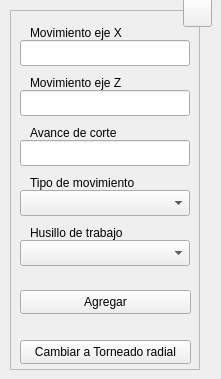
  <widget class="QWidget" name="centralwidget">
   <widget class="QFrame" name="frame">
    <property name="geometry">
     <rect>
      <x>10</x>
      <y>10</y>
      <width>190</width>
      <height>360</height>
     </rect>
    </property>
    <property name="sizePolicy">
     <sizepolicy hsizetype="Fixed" vsizetype="Fixed">
      <horstretch>0</horstretch>
      <verstretch>0</verstretch>
     </sizepolicy>
    </property>
    <property name="minimumSize">
     <size>
      <width>190</width>
      <height>360</height>
     </size>
    </property>
    <property name="maximumSize">
     <size>
      <width>190</width>
      <height>360</height>
     </size>
    </property>
    <property name="frameShape">
     <enum>QFrame::StyledPanel</enum>
    </property>
    <property name="frameShadow">
     <enum>QFrame::Raised</enum>
    </property>
    <widget class="QLineEdit" name="tbx_xin">
     <property name="geometry">
      <rect>
       <x>10</x>
       <y>30</y>
       <width>170</width>
       <height>26</height>
      </rect>
     </property>
     <property name="minimumSize">
      <size>
       <width>170</width>
       <height>0</height>
      </size>
     </property>
     <property name="maximumSize">
      <size>
       <width>170</width>
       <height>16777215</height>
      </size>
     </property>
     <property name="toolTip">
      <string>Digite la dimensión del movimiento en el eje X</string>
     </property>
     <property name="statusTip">
      <string/>
     </property>
     <property name="alignment">
      <set>Qt::AlignCenter</set>
     </property>
     <property name="placeholderText">
      <string/>
     </property>
    </widget>
    <widget class="QLabel" name="lbl_xin">
     <property name="enabled">
      <bool>true</bool>
     </property>
     <property name="geometry">
      <rect>
       <x>20</x>
       <y>10</y>
       <width>105</width>
       <height>26</height>
      </rect>
     </property>
     <property name="text">
      <string>Movimiento eje X</string>
     </property>
     <property name="buddy">
      <cstring>lbl_xin</cstring>
     </property>
    </widget>
    <widget class="QPushButton" name="btn_save">
     <property name="geometry">
      <rect>
       <x>10</x>
       <y>280</y>
       <width>171</width>
       <height>24</height>
      </rect>
     </property>
     <property name="sizePolicy">
      <sizepolicy hsizetype="Expanding" vsizetype="Expanding">
       <horstretch>0</horstretch>
       <verstretch>0</verstretch>
      </sizepolicy>
     </property>
     <property name="minimumSize">
      <size>
       <width>88</width>
       <height>0</height>
      </size>
     </property>
     <property name="toolTip">
      <string>Agregar los datos al programa CNC</string>
     </property>
     <property name="statusTip">
      <string/>
     </property>
     <property name="text">
      <string>Agregar</string>
     </property>
     <property name="shortcut">
      <string>Ctrl+S</string>
     </property>
     <property name="autoDefault">
      <bool>true</bool>
     </property>
    </widget>
    <widget class="QLabel" name="lbl_mov">
     <property name="enabled">
      <bool>true</bool>
     </property>
     <property name="geometry">
      <rect>
       <x>20</x>
       <y>160</y>
       <width>118</width>
       <height>26</height>
      </rect>
     </property>
     <property name="text">
      <string>Tipo de movimiento</string>
     </property>
     <property name="buddy">
      <cstring>lbl_mov</cstring>
     </property>
    </widget>
    <widget class="QComboBox" name="cbx_mov">
     <property name="geometry">
      <rect>
       <x>10</x>
       <y>180</y>
       <width>170</width>
       <height>26</height>
      </rect>
     </property>
     <property name="minimumSize">
      <size>
       <width>170</width>
       <height>26</height>
      </size>
     </property>
     <property name="maximumSize">
      <size>
       <width>170</width>
       <height>16777215</height>
      </size>
     </property>
     <property name="toolTip">
      <string>Seleccione el tipo de movimiento a ejecutar</string>
     </property>
    </widget>
    <widget class="QComboBox" name="cbx_sde">
     <property name="geometry">
      <rect>
       <x>10</x>
       <y>230</y>
       <width>170</width>
       <height>26</height>
      </rect>
     </property>
     <property name="minimumSize">
      <size>
       <width>170</width>
       <height>26</height>
      </size>
     </property>
     <property name="maximumSize">
      <size>
       <width>170</width>
       <height>16777215</height>
      </size>
     </property>
     <property name="toolTip">
      <string>Seleccione el husillo de trabajo a utilizar</string>
     </property>
    </widget>
    <widget class="QLabel" name="lbl_sde">
     <property name="enabled">
      <bool>true</bool>
     </property>
     <property name="geometry">
      <rect>
       <x>20</x>
       <y>210</y>
       <width>103</width>
       <height>26</height>
      </rect>
     </property>
     <property name="text">
      <string>Husillo de trabajo</string>
     </property>
     <property name="buddy">
      <cstring>lbl_mov</cstring>
     </property>
    </widget>
    <widget class="QLineEdit" name="tbx_zin">
     <property name="geometry">
      <rect>
       <x>10</x>
       <y>80</y>
       <width>170</width>
       <height>26</height>
      </rect>
     </property>
     <property name="minimumSize">
      <size>
       <width>170</width>
       <height>0</height>
      </size>
     </property>
     <property name="maximumSize">
      <size>
       <width>170</width>
       <height>16777215</height>
      </size>
     </property>
     <property name="toolTip">
      <string>Digite la dimensión del movimiento en el eje Z</string>
     </property>
     <property name="statusTip">
      <string/>
     </property>
     <property name="alignment">
      <set>Qt::AlignCenter</set>
     </property>
     <property name="placeholderText">
      <string/>
     </property>
    </widget>
    <widget class="QLabel" name="lbl_zin">
     <property name="enabled">
      <bool>true</bool>
     </property>
     <property name="geometry">
      <rect>
       <x>20</x>
       <y>60</y>
       <width>105</width>
       <height>26</height>
      </rect>
     </property>
     <property name="text">
      <string>Movimiento eje Z</string>
     </property>
     <property name="buddy">
      <cstring>lbl_xin</cstring>
     </property>
    </widget>
    <widget class="QLineEdit" name="tbx_fed">
     <property name="geometry">
      <rect>
       <x>10</x>
       <y>130</y>
       <width>170</width>
       <height>26</height>
      </rect>
     </property>
     <property name="minimumSize">
      <size>
       <width>170</width>
       <height>0</height>
      </size>
     </property>
     <property name="maximumSize">
      <size>
       <width>170</width>
       <height>16777215</height>
      </size>
     </property>
     <property name="toolTip">
      <string>Digite la velocidad de avance de corte</string>
     </property>
     <property name="statusTip">
      <string/>
     </property>
     <property name="alignment">
      <set>Qt::AlignCenter</set>
     </property>
     <property name="placeholderText">
      <string/>
     </property>
    </widget>
    <widget class="QLabel" name="lbl_fed">
     <property name="enabled">
      <bool>true</bool>
     </property>
     <property name="geometry">
      <rect>
       <x>20</x>
       <y>110</y>
       <width>98</width>
       <height>26</height>
      </rect>
     </property>
     <property name="text">
      <string>Avance de corte</string>
     </property>
     <property name="buddy">
      <cstring>lbl_xin</cstring>
     </property>
    </widget>
    <widget class="QPushButton" name="btn_switch">
     <property name="geometry">
      <rect>
       <x>10</x>
       <y>330</y>
       <width>171</width>
       <height>24</height>
      </rect>
     </property>
     <property name="sizePolicy">
      <sizepolicy hsizetype="Expanding" vsizetype="Expanding">
       <horstretch>0</horstretch>
       <verstretch>0</verstretch>
      </sizepolicy>
     </property>
     <property name="minimumSize">
      <size>
       <width>88</width>
       <height>0</height>
      </size>
     </property>
     <property name="toolTip">
      <string>Cambia a la función indicada</string>
     </property>
     <property name="statusTip">
      <string/>
     </property>
     <property name="text">
      <string>Cambiar a Torneado radial</string>
     </property>
     <property name="shortcut">
      <string>Ctrl+Q</string>
     </property>
     <property name="autoDefault">
      <bool>true</bool>
     </property>
    </widget>
    <zorder>tbx_xin</zorder>
    <zorder>lbl_xin</zorder>
    <zorder>btn_save</zorder>
    <zorder>cbx_mov</zorder>
    <zorder>lbl_mov</zorder>
    <zorder>cbx_sde</zorder>
    <zorder>lbl_sde</zorder>
    <zorder>tbx_zin</zorder>
    <zorder>lbl_zin</zorder>
    <zorder>tbx_fed</zorder>
    <zorder>lbl_fed</zorder>
    <zorder>btn_switch</zorder>
   </widget>
   <widget class="QToolButton" name="btn_help">
    <property name="geometry">
     <rect>
      <x>183</x>
      <y>-2</y>
      <width>29</width>
      <height>29</height>
     </rect>
    </property>
    <property name="font">
     <font>
      <pointsize>20</pointsize>
      <bold>true</bold>
     </font>
    </property>
    <property name="text">
     <string/>
    </property>
    <property name="icon">
     <iconset resource="../../resources/resources.qrc">
      <normaloff>:/icons/question.png</normaloff>:/icons/question.png</iconset>
    </property>
    <property name="iconSize">
     <size>
      <width>20</width>
      <height>20</height>
     </size>
    </property>
    <property name="shortcut">
     <string>F1</string>
    </property>
   </widget>
  </widget>
